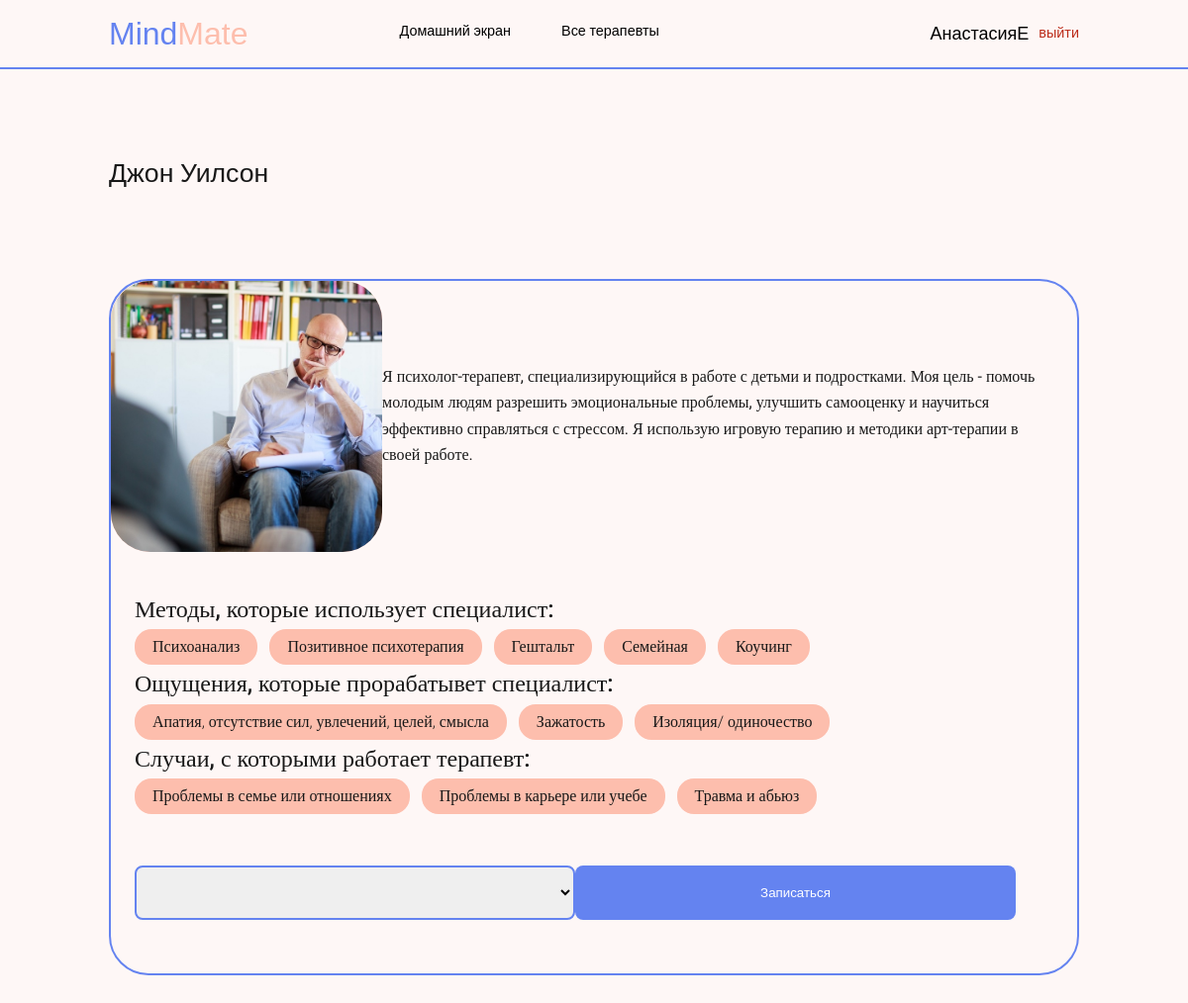
Page /therapists/6/ (signed in) on the committed database.
### users/models.py (models this page shows, shortened)
class User(AbstractUser):
    photo = models.ImageField(upload_to='users_images', null=True, blank=True)
    user_type = models.CharField(max_length=10, null=True)
    description = models.TextField(null=True, blank=True)

### records/models.py (models this page shows, shortened)
class Therapist(models.Model):
    user = models.OneToOneField(User, on_delete=models.CASCADE, related_name='therapist', null=True)
    first_name = models.CharField(max_length=128, null=True, blank=True)
    last_name = models.CharField(max_length=128, null=True, blank=True)
    email = models.CharField(max_length=128)
    methods = models.ManyToManyField(Methods)
    feelings = models.ManyToManyField(Feelings)
    events = models.ManyToManyField(Events)
    photo = models.ImageField(upload_to='user_images', blank=True, null=True)
    description = models.TextField(null=True, blank=True)
    history = HistoricalRecords()
    def get_records(self):
        return self.records_set.filter(date__gte=datetime.now()).order_by('date', 'time')

class Methods(models.Model):
    name = models.CharField(max_length=128)
    description = models.TextField(null=True, blank=True)
    def __str__(self):
        return self.name

class Feelings(models.Model):
    name = models.CharField(max_length=128)
    description = models.TextField(null=True, blank=True)
    def __str__(self):
        return self.name

class Events(models.Model):
    name = models.CharField(max_length=128)
    description = models.TextField(null=True, blank=True)
    average_rating = models.DecimalField(max_digits=3, decimal_places=2, default=0.0)
    ratings_count = models.IntegerField(default=0)
    def __str__(self):
        return self.name

### records/views.py (the view)
# urls.py: path('therapists/<int:therapist_id>/', therapist_profile, name='therapist_profile'),
@login_required(login_url='users/login/')
def therapist_profile(request, therapist_id):
    therapist = get_object_or_404(Therapist, pk=therapist_id)
    records = therapist.get_records()
    context = {
        'records': records,
        'therapist': therapist
    }
    return render(request, 'records/therapist_profile.html', context)

### records/templates/records/therapist_profile.html (shortened to what this page needs)
{% extends 'records/base.html' %}
{% load static %}
{% block css %}
    <link rel="stylesheet" href="{% static '/vendor/css/therapists_profile.css' %}"/>
{% endblock %}
{% block content %}
    <div class="profile__inner inner">
        <div class="container">
            <h1 class="profile__heading heading">{{ therapist.first_name }} {{ therapist.last_name }}</h1>
            <div class="profile__box">
                <div class="profile__top">
                    <img style="object-fit: cover" src="{% if therapist.photo.url %}{{ therapist.photo.url }}{% endif %}" alt="" class="profile__img"/>
                    <div class="description">
                        {{ therapist.description }}
                    </div>
                </div>
                <div class="profile_down">
                    <p class="sub_heading">
                        Методы, которые использует специалист:
                    </p>
                    <ul class="profile__ul">
                        {% for method in therapist.methods.all %}
                            <li class="profile__ul-item">
                                <p class="profile__ul-p">{{ method }}</p>
                            </li>
                        {% endfor %}
                    </ul>
                    <p class="sub_heading">
                        Ощущения, которые прорабатывет специалист:
                    </p>
                    <ul class="profile__ul">
                        {% for feeling in therapist.feelings.all %}
                            <li class="profile__ul-item">
                                <p class="profile__ul-p">{{ feeling }}</p>
                            </li>
                        {% endfor %}
                    </ul>
                    <p class="sub_heading">Случаи, с которыми работает терапевт:</p>
                    <ul class="profile__ul">
                        {% for event in therapist.events.all %}
                            <li class="profile__ul-item">
                                <p class="profile__ul-p">{{ event }}</p>
                            </li>
                        {% endfor %}
                    </ul>
                    <form class="profile__form" action="{% url 'record_update' %}" method="post">
                        <select required class="profile_form-select" name="record_id" id="record_id">
                        </select>
                        <button class="profile__form-submit" type="submit">
                            Записаться
                        </button>
                    </form>
                </div>
            </div>
        </div>
    </div>
{% endblock %}

### records/templates/records/base.html (shortened to what this page needs)
{% load static %}
<!DOCTYPE html>
<html lang="en">
<head>
    <link rel="stylesheet" href="{% static '/vendor/css/reset.css' %}"/>
    {% block css %}
    {% endblock %}
</head>
<body>
<div class="wrapper">
    <header class="header">
        <div class="container">
            <div class="header__inner">
                <a href="{% url 'index' %}" class="header__logo"><span class="header__logo-span">Mind</span>Mate</a>
                <nav class="nav">
                    <ul class="nav__ul">
                        <li class="nav__ul-item">
                            <a href="{% url 'index' %}" class="nav__ul-link"
                            >Домашний экран</a
                            >
                        </li>
                        {% if user.user_type == 'CL' %}
                        <li class="nav__ul-item">
                            <a href="{% url 'therapists' %}" class="nav__ul-link"
                            >Все терапевты</a
                            >
                        </li>
                        {% endif %}
                    </ul>
                    <div class="user_menu">
                        <a href="{% url 'users:profile' %}" class="nav__account">{{ user.username }}</a>
                        <a class="nav__logout" href="{% url 'users:logout' %}">выйти</a>
                    </div>
                </nav>
            </div>
        </div>
    </header>
    <main class="main">
        {% block content %}
        {% endblock %}
    </main>
</div>
</body>
</html>

### rows in the picture
User: username "АнастасияЕ"
Therapist: first_name "Джон", last_name "Уилсон", photo (picture), description "Я психолог-терапевт, специализирующийся в работе с детьми и подростками. Моя цель - помочь молодым людям разрешить эмоциональные проблемы, улучшить самооценку и научиться эффективно справляться с стрессом. Я использую игровую терапию и методики арт-терапии в своей работе."
Methods: name "Психоанализ"
Methods: name "Позитивное психотерапия"
Methods: name "Гештальт"
Methods: name "Семейная"
Methods: name "Коучинг"
Feelings: name "Апатия, отсутствие сил, увлечений, целей, смысла"
Feelings: name "Зажатость"
Feelings: name "Изоляция/ одиночество"
Events: name "Проблемы в семье или отношениях"
Events: name "Проблемы в карьере или учебе"
Events: name "Травма и абьюз"
